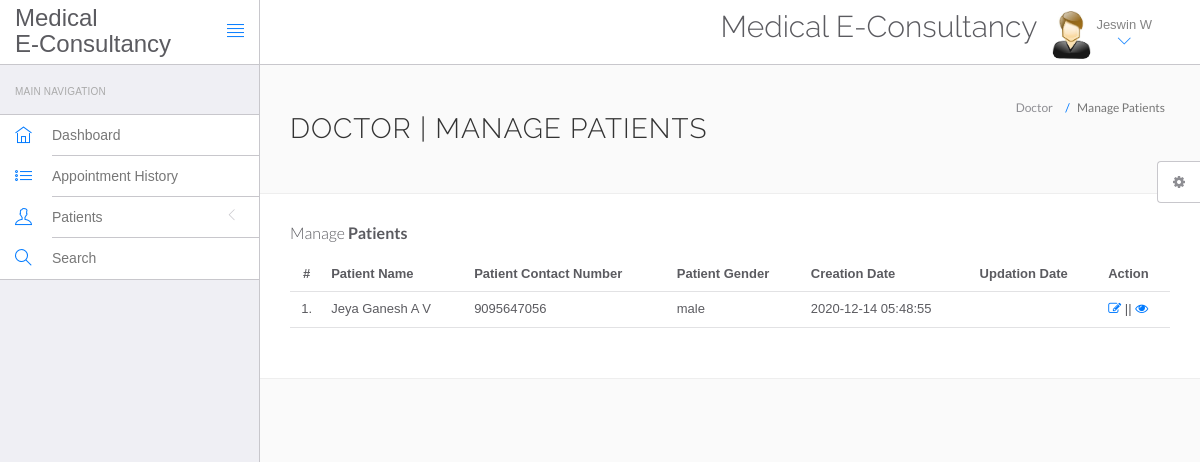
The app's page /hms/doctor/manage-patient.php (signed in) with its own data.
### tables this page shows
CREATE TABLE `doctors` (
  `id` int(11) NOT NULL,
  `specilization` varchar(255) DEFAULT NULL,
  `doctorName` varchar(255) DEFAULT NULL,
  `address` longtext DEFAULT NULL,
  `docFees` varchar(255) DEFAULT NULL,
  `contactno` bigint(11) DEFAULT NULL,
  `docEmail` varchar(255) DEFAULT NULL,
  `password` varchar(255) DEFAULT NULL,
  `creationDate` timestamp NULL DEFAULT current_timestamp(),
  `updationDate` timestamp NULL DEFAULT NULL ON UPDATE current_timestamp()
);

CREATE TABLE `tblpatient` (
  `ID` int(10) NOT NULL,
  `Docid` int(10) DEFAULT NULL,
  `PatientName` varchar(200) DEFAULT NULL,
  `PatientContno` bigint(10) DEFAULT NULL,
  `PatientEmail` varchar(200) DEFAULT NULL,
  `PatientGender` varchar(50) DEFAULT NULL,
  `PatientAdd` mediumtext DEFAULT NULL,
  `PatientAge` int(10) DEFAULT NULL,
  `PatientMedhis` mediumtext DEFAULT NULL,
  `CreationDate` timestamp NULL DEFAULT current_timestamp(),
  `UpdationDate` timestamp NULL DEFAULT NULL ON UPDATE current_timestamp()
);

### hms/doctor/manage-patient.php (the view, shortened to what this page needs)
<?php
include('include/config.php');
?>
<!DOCTYPE html>
<html lang="en">
	<head>
		<link rel="stylesheet" href="vendor/bootstrap/css/bootstrap.min.css">
		<link rel="stylesheet" href="vendor/fontawesome/css/font-awesome.min.css">
		<link rel="stylesheet" href="vendor/themify-icons/themify-icons.min.css">
		<link href="vendor/animate.css/animate.min.css" rel="stylesheet" media="screen">
		<link href="vendor/perfect-scrollbar/perfect-scrollbar.min.css" rel="stylesheet" media="screen">
		<link href="vendor/switchery/switchery.min.css" rel="stylesheet" media="screen">
		<link href="vendor/bootstrap-touchspin/jquery.bootstrap-touchspin.min.css" rel="stylesheet" media="screen">
		<link href="vendor/select2/select2.min.css" rel="stylesheet" media="screen">
		<link href="vendor/bootstrap-datepicker/bootstrap-datepicker3.standalone.min.css" rel="stylesheet" media="screen">
		<link href="vendor/bootstrap-timepicker/bootstrap-timepicker.min.css" rel="stylesheet" media="screen">
		<link rel="stylesheet" href="assets/css/styles.css">
		<link rel="stylesheet" href="assets/css/plugins.css">
		<link rel="stylesheet" href="assets/css/themes/theme-1.css" id="skin_color" />
	</head>
	<body>
		<div id="app">
<?php include('include/sidebar.php');?>
<div class="app-content">
<?php include('include/header.php');?>
<div class="main-content" >
<div class="wrap-content container" id="container">
<section id="page-title">
<div class="row">
<div class="col-sm-8">
<h1 class="mainTitle">Doctor | Manage Patients</h1>
</div>
<ol class="breadcrumb">
<li>
<span>Doctor</span>
</li>
<li class="active">
<span>Manage Patients</span>
</li>
</ol>
</div>
</section>
<div class="container-fluid container-fullw bg-white">
<div class="row">
<div class="col-md-12">
<h5 class="over-title margin-bottom-15">Manage <span class="text-bold">Patients</span></h5>
<table class="table table-hover" id="sample-table-1">
<thead>
<tr>
<th class="center">#</th>
<th>Patient Name</th>
<th>Patient Contact Number</th>
<th>Patient Gender </th>
<th>Creation Date </th>
<th>Updation Date </th>
<th>Action</th>
</tr>
</thead>
<tbody>
<?php
$docid=$_SESSION['id'];
$sql=mysqli_query($con,"select * from tblpatient where Docid='$docid' ");
$cnt=1;
while($row=mysqli_fetch_array($sql))
{
?>
<tr>
<td class="center"><?php echo $cnt;?>.</td>
<td class="hidden-xs"><?php echo $row['PatientName'];?></td>
<td><?php echo $row['PatientContno'];?></td>
<td><?php echo $row['PatientGender'];?></td>
<td><?php echo $row['CreationDate'];?></td>
<td><?php echo $row['UpdationDate'];?>
</td>
<td>
<a href="edit-patient.php?editid=<?php echo $row['ID'];?>"><i class="fa fa-edit"></i></a> || <a href="view-patient.php?viewid=<?php echo $row['ID'];?>"><i class="fa fa-eye"></i></a>
</td>
</tr>
<?php
$cnt=$cnt+1;
 }?></tbody>
</table>
</div>
</div>
</div>
</div>
</div>
</div>
</div>
	<?php include('include/setting.php');?>
	</body>
</html>

### hms/doctor/include/header.php (shortened to what this page needs)
<header class="navbar navbar-default navbar-static-top">
					<div class="navbar-header">
						<a class="navbar-brand" href="#">
							<h3 style="padding-top:3% ">Medical<br>E-Consultancy</h3>
						</a>
						<a href="#" class="sidebar-toggler pull-right visible-md visible-lg" data-toggle-class="app-sidebar-closed" data-toggle-target="#app">
							<i class="ti-align-justify"></i>
						</a>
					</div>
					<div class="navbar-collapse collapse">
						<ul class="nav navbar-right">
								<li  style="padding-top:2% ">
								<h2>Medical E-Consultancy</h2>
							</li>
							<li class="dropdown current-user">
								<a href class="dropdown-toggle" data-toggle="dropdown">
									<img src="assets/images/images.jpg" > <span class="username">
									<?php $query=mysqli_query($con,"select doctorName from doctors where id='".$_SESSION['id']."'");
while($row=mysqli_fetch_array($query))
{
	echo $row['doctorName'];
}
									?> <i class="ti-angle-down"></i></i></span>
								</a>
							</li>
						</ul>
					</div>
				</header>

### hms/doctor/assets/css/themes/theme-1.css (style rules this page uses)
body { background: #FAFAFA; }
header .navbar-header { background: #ffffff !important; border-right-color: #c8c7cc !important; border-bottom-color: #c8c7cc !important; }
header .navbar-header .sidebar-toggler, header .navbar-header .sidebar-mobile-toggler { color: #007aff !important; }
header .navbar-header .navbar-brand { color: #777 !important; }
header .navbar-collapse { background: #ffffff !important; border-bottom-color: #c8c7cc !important; box-shadow: none !important; }
header .navbar-collapse .navbar-right > li > a { color: #777; }
header .navbar-collapse .navbar-right > li > a i { color: #007aff !important; }

### records on screen
doctors: doctorName "Jeswin W"
tblpatient: PatientName "Jeya Ganesh A V", PatientContno "9095647056", PatientGender "male", CreationDate "2020-12-14 05:48:55"
